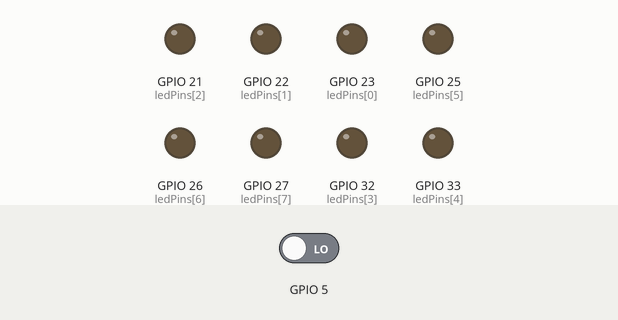
The sketch below on a simulated ESP32. Shown: output pins drawn as LEDs (lit = HIGH). Inputs (shaded band) come from the test bench; at power-on: GPIO 5 LOW. What the sketch prints to the serial monitor is not drawn.

Above: at 1.2 s.
1.3 s: GPIO 5 driven HIGH
At 4.2 s:
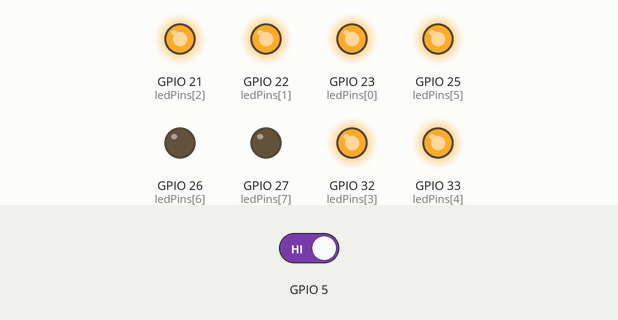
4.3 s: GPIO 5 driven LOW
At 5.6 s:
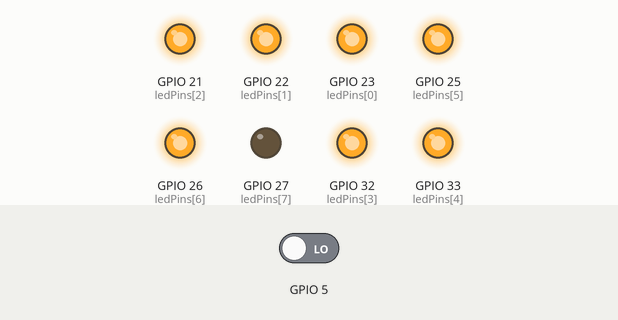
6.2 s: GPIO 5 driven HIGH
At 10.4 s:
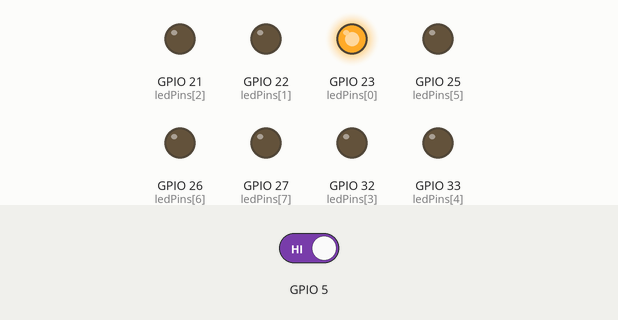
Timing chart, 0 to 15.2 s (numbered marks = the images above; inputs shaded):
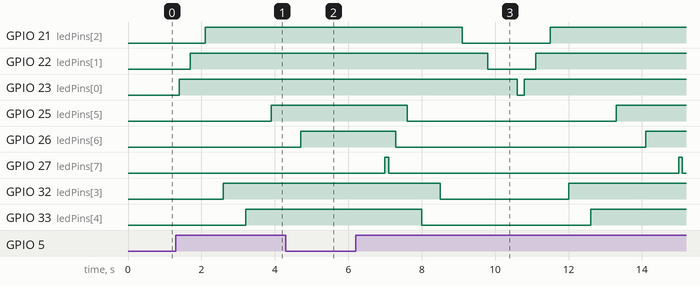

Measured:
- after the input at 1.3 s, GPIO 21 (ledPins[2]): LOW → HIGH after 0.80 s; GPIO 22 (ledPins[1]): LOW → HIGH after 0.40 s; GPIO 23 (ledPins[0]): LOW → HIGH after 0.10 s; GPIO 25 (ledPins[5]): LOW → HIGH after 2.6 s; GPIO 32 (ledPins[3]): LOW → HIGH after 1.3 s
- after the input at 4.3 s, GPIO 27 (ledPins[7]): stays LOW (without the input it goes to HIGH after 1.3 s)
- after the input at 6.2 s, GPIO 21 (ledPins[2]): HIGH → LOW after 2.9 s, → HIGH 2.4 s later; GPIO 22 (ledPins[1]): HIGH → LOW after 3.6 s, → HIGH 1.3 s later; GPIO 23 (ledPins[0]): HIGH → LOW after 4.4 s, → HIGH 0.20 s later; GPIO 25 (ledPins[5]): HIGH → LOW after 1.4 s, → HIGH 5.7 s later; GPIO 26 (ledPins[6]): HIGH → LOW after 1.1 s, → HIGH 6.8 s later

The sketch:

sketch_sep21a.ino
```cpp
const int ledCount = 8;
int count=0;
int ledPins[] = {
  23, 22, 21, 32, 33, 25, 26, 27};


void setup() {
  // put your setup code here, to run once:
pinMode(5, INPUT);
  for (int thisLed = 0; thisLed < ledCount; thisLed++) {
    pinMode(ledPins[thisLed], OUTPUT);
    Serial.begin(115200);
  }


}

void loop() {
  // put your main code here, to run repeatedly:

  int buttonstate = digitalRead(5);
  if(buttonstate==HIGH){
    Serial.print( buttonstate);
    count++;
    if(count<=8){
    for(int i=-1; i<count; i++ ){
        digitalWrite(ledPins[i],HIGH);
      delay(100);
      }
    }

    if(count>8){
    for(int i=7 ,c=1; count-(2*c-1)>i; i--,c++ ){
        digitalWrite(ledPins[i],LOW);
      delay(100);
      }
      if(count==16)

      count=0;
      }


 }
}
```
